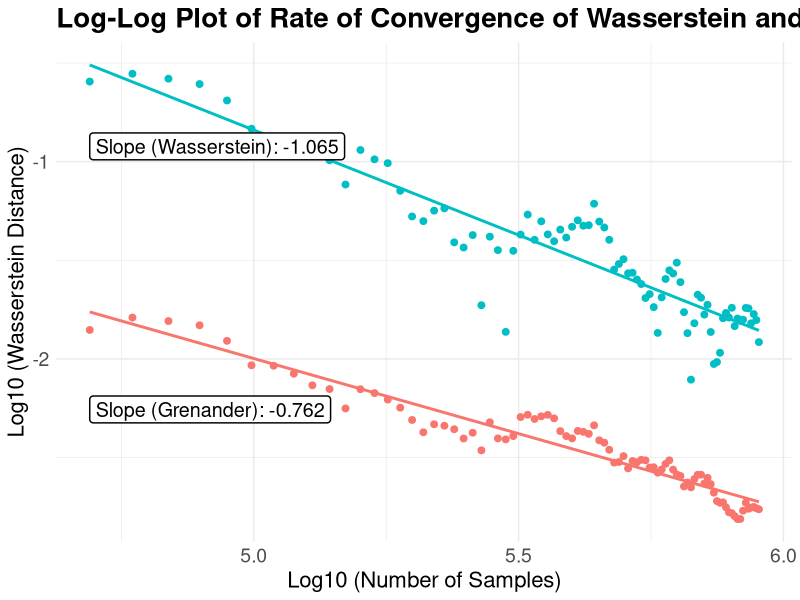

The R source for this figure:
library(ggplot2)
library(fdrtool)
library(patchwork)
rm(list = ls())


#plot the two rate of convergence
plot_data2 <- function(dfg, dfw, lambda) {
  df_both <- rbind(dfg, dfw)
  
  # Fit linear models
  model_g <- lm(y ~ x, data = subset(df_both, Type == "Grenander"))
  model_w <- lm(y ~ x, data = subset(df_both, Type == "Wasserstein"))
  
  # Extract slopes (coefficients)
  slope_g <- round(coef(model_g)[2], 3)
  slope_w <- round(coef(model_w)[2], 3)
  
  # Create annotated plot
  p <- ggplot(df_both, aes(x = x, y = y, color = Type)) +
    geom_point(size = 2) +
    geom_smooth(method = "lm", se = FALSE) +
    labs(
      title = paste("Log-Log Plot of Rate of Convergence of Wasserstein and MLE Estimators for Exp(", lambda, ")", sep = ""),
      x = "Log10 (Number of Samples)",
      y = "Log10 (Wasserstein Distance)"
    ) +
    annotate("label", x = min(df_both$x), y = max(df_both$y), 
             label = paste0("Slope (Grenander): ", slope_g), 
             hjust = 0, vjust = 13, 
             fill = "white", color = "black", size = 5, 
             label.size = 0.5, label.r = unit(0.15, "lines")) +
    annotate("label", x = min(df_both$x), y = max(df_both$y) - 0.3, 
             label = paste0("Slope (Wasserstein): ", slope_w), 
             hjust = 0, vjust = 1, 
             fill = "white", color = "black", size = 5, 
             label.size = 0.5, label.r = unit(0.15, "lines")) +
    theme_minimal(base_size = 11)+
    theme(legend.position = "none",
          axis.title = element_text(size = 16),   # axis titles bigger
          axis.text = element_text(size = 14),
          plot.title = element_text(size = 20, face = "bold")# axis tick labels bigger
    )
  return(p)
}


#data for grenander
data_g <- read.csv("../Data/Data_Grenander.csv")
dfg <- data.frame(x = data_g[["x"]], y = data_g[["dists"]], Type = "Grenander")
dfg_log <- data.frame(x = log10(dfg$x), y = log10(dfg$y), Type = dfg$Type)

#data for Wasserstein
data_w <- read.csv("../Data/Data_Wasserstein.csv")
dfw <- data.frame(x = data_w[["x"]], y = data_w[["dists"]], Type = "Wasserstein")
dfw_log <- data.frame(x = log10(dfw$x), y = log10(dfw$y), Type = dfw$Type)

plot_data2(dfg_log,dfw_log,1)
